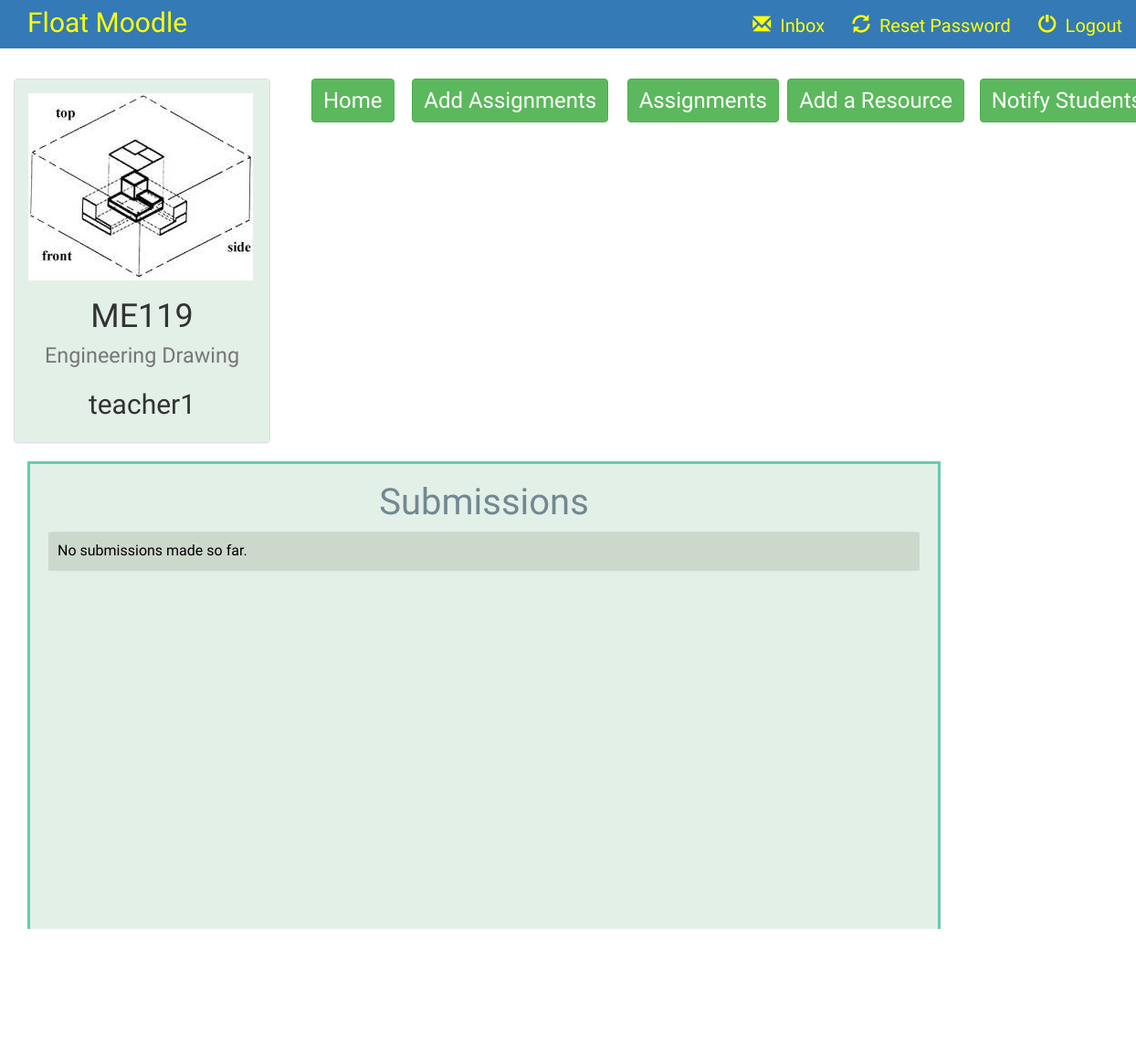
Page /instructor/1/view_all_submissions/ (signed in) on the earlier database version.
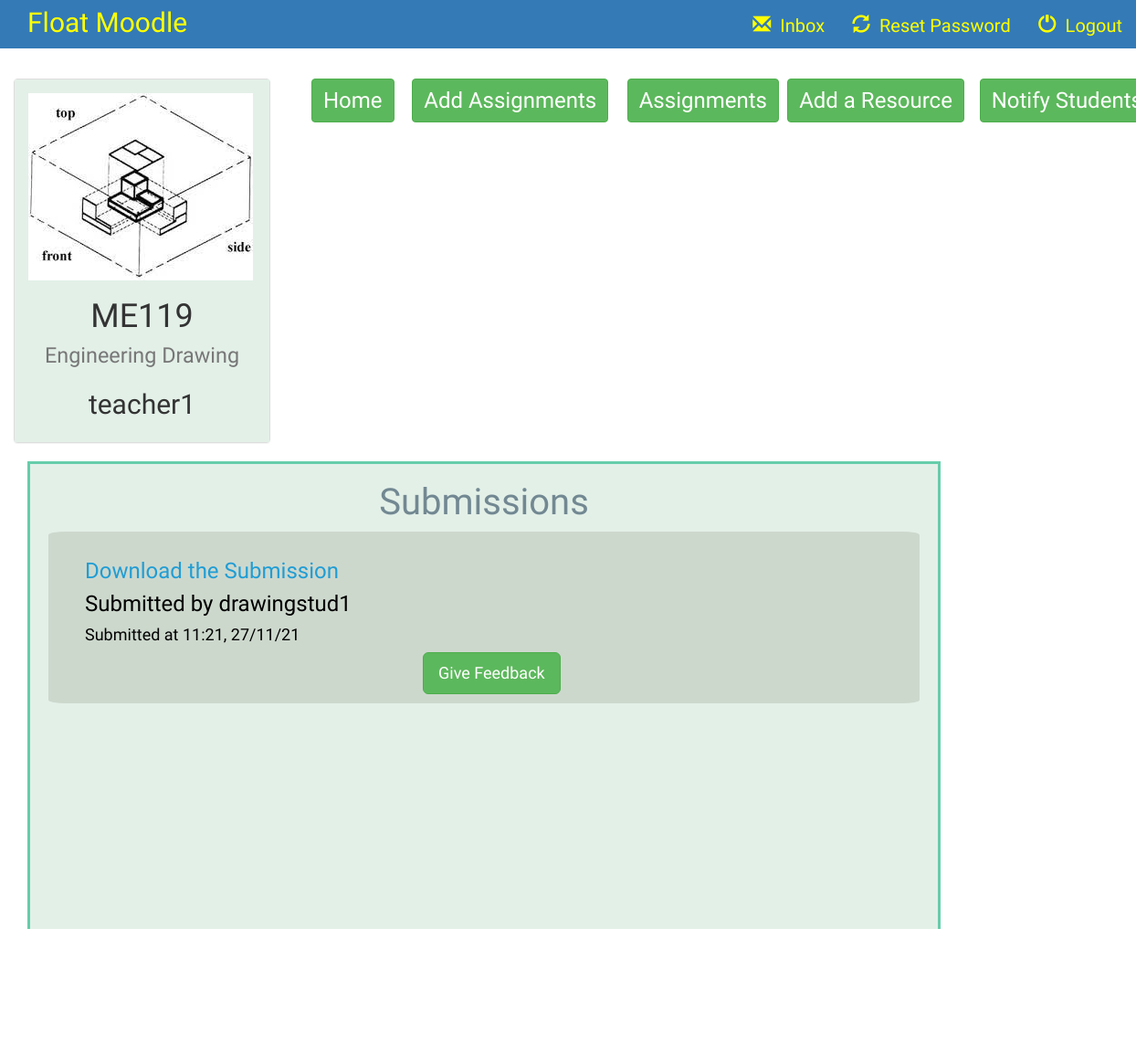
Same page on the later database version.
### instructor/models.py (models this page shows)
class Submission(models.Model):
    file_submitted = models.FileField(default='')
    time_submitted = models.CharField(max_length=100)
    user = models.ForeignKey(User,on_delete=models.CASCADE, default=1)
    assignment = models.ForeignKey(Assignment,on_delete=models.CASCADE, default=1)

### instructor/views.py (the view)
# urls.py: url(r'^(?P<assignment_id>[0-9]+)/view_all_submissions/$', views.view_all_submissions, name='view_all_submissions'),
@login_required
def view_all_submissions(request,assignment_id):
    assignment = Assignment.objects.get(id=assignment_id)
    submissions = Submission.objects.filter(assignment=assignment)
    course = assignment.course
    return render(request, 'instructor/view_all_submissions.html', {'submissions' : submissions,'course': course})

### instructor/models.py (called while the page is built)
    def __str__(self):
        return self.name

### instructor/templates/instructor/view_all_submissions.html (shortened to what this page needs)
{% extends 'instructor/instructor_basic_page.html' %}
{% block body %}
<br>
<div class="container-fluid songs-container">
    <div class="row">
        <div class="col-sm-6 col-md-3">
            <div class="panel panel-default">
                <div class="panel-body" style="background-color: #e3f0e8;border: 0px solid #66cdaa;">
                    <a href="{% url 'instructor:instructor_detail' course.id %}">
                        {% if course.course_logo %}
                            <img src="{{ course.course_logo.url }}" class="img-responsive">
                        {% else %}
                            <h3>No image to display</h3>
                        {% endif %}
                    </a>
                    <h1 align="center">{{ course.code }}<br> <small>{{ course.name }}</small></h1>
                    <h2 align="center">{{ course.instructor }}</h2>
                </div>
            </div>
        </div>
        <div class="col-sm-9"style="color:white;">
            <div class="col-sm-1">
                <a href="{% url 'instructor:instructor_detail' course.id %}">
                    <button type="submit" class="btn btn-success" style="font-size: larger; padding-left: 12px; margin-left:0px; margin-right:0px">Home</button>
                </a>
            </div>
            <div class="col-sm-1" style="width: 35px;"></div>
            <div class="col-sm-1">
                <a href="{% url 'instructor:add_assignment' course.id %}">
                    <button type="submit" class="btn btn-success"style="font-size: larger; margin-left:0px">Add Assignments</button>
                </a>
            </div>
            <div class="col-sm-1" style="margin-left: 85px;"></div>
            <div class="col-sm-1">
                <a href="{% url 'instructor:view_all_assignments' course.id %}">
                    <button type="submit" class="btn btn-success"style="font-size: larger; margin-left:0px">Assignments</button>
                </a>
            </div>
            <div class="col-sm-1" style="margin-left: 25px;"></div>
            <div class="col-sm-1">
                <a href="{% url 'instructor:add_resource' course.id %}">
                    <button type="submit" class="btn btn-success"style="font-size: larger; margin-left:0px">Add a Resource</button>
                </a>
            </div>
            <div class="col-sm-1" style="margin-left: 60px;"></div>
            <div class="col-sm-1">
                <a href="{% url 'instructor:add_notification' course.id %}">
                    <button type="submit" class="btn btn-success"style="font-size: larger; margin-left:0px">Notify Students</button>
                </a>
            </div>
        </div>
        <br><br><br>
       <div class="col-sm-7" style="align:center; overflow-y: scroll; height:650px;border: 3px solid #66cdaa;background-color:#e3f0e8;color:black;font-family: 'Abhaya Libre';font-size:16px; margin-left: 30px; width:1000px;">
        <h3 align="center"; style="text-align:center;font-family:Volkhov,cursive;font-size:40px;color: #728892">Submissions</h3>
    {% if submissions %}
    {% for submission in submissions reversed %}
        <div style="background-color:#CDD8CD; border-radius:2%;padding:10px; margin:5px">
            <a href="{{ submission.file_submitted.url }}" style="color: #209dd4; display: inline-block; margin-left: 0px;"> <h3 style="padding-left: 30px; padding-bottom: 0px;"> Download the Submission </h3> </a>
            <h3 style="padding-left: 30px; margin-top: 0px;"> Submitted by {{ submission.user }} </h3>
            <h4 style="padding-left: 30px;"> Submitted at {{ submission.time_submitted }} </h4>
            <div style="margin-left: 400px;display: inline-block;">
                <a href="{% url 'instructor:give_feedback' submission.id %}">
                    <button type="submit" class="btn btn-success btn-lg">Give Feedback</button>
                </a>
            </div>
</div>
    {% endfor %}
        </div>
    {% else%}
    <div style="background-color:#CDD8CD; border-radius:2%;padding:10px; margin:5px">
        No submissions made so far.
    </div>
    {% endif %}
</div>
{% endblock %}

Differences in the rows shown:
added Submission: user "drawingstud1", time_submitted "11:21, 27/11/21"
Other differences:
text no longer shown: "No submissions made so far."
